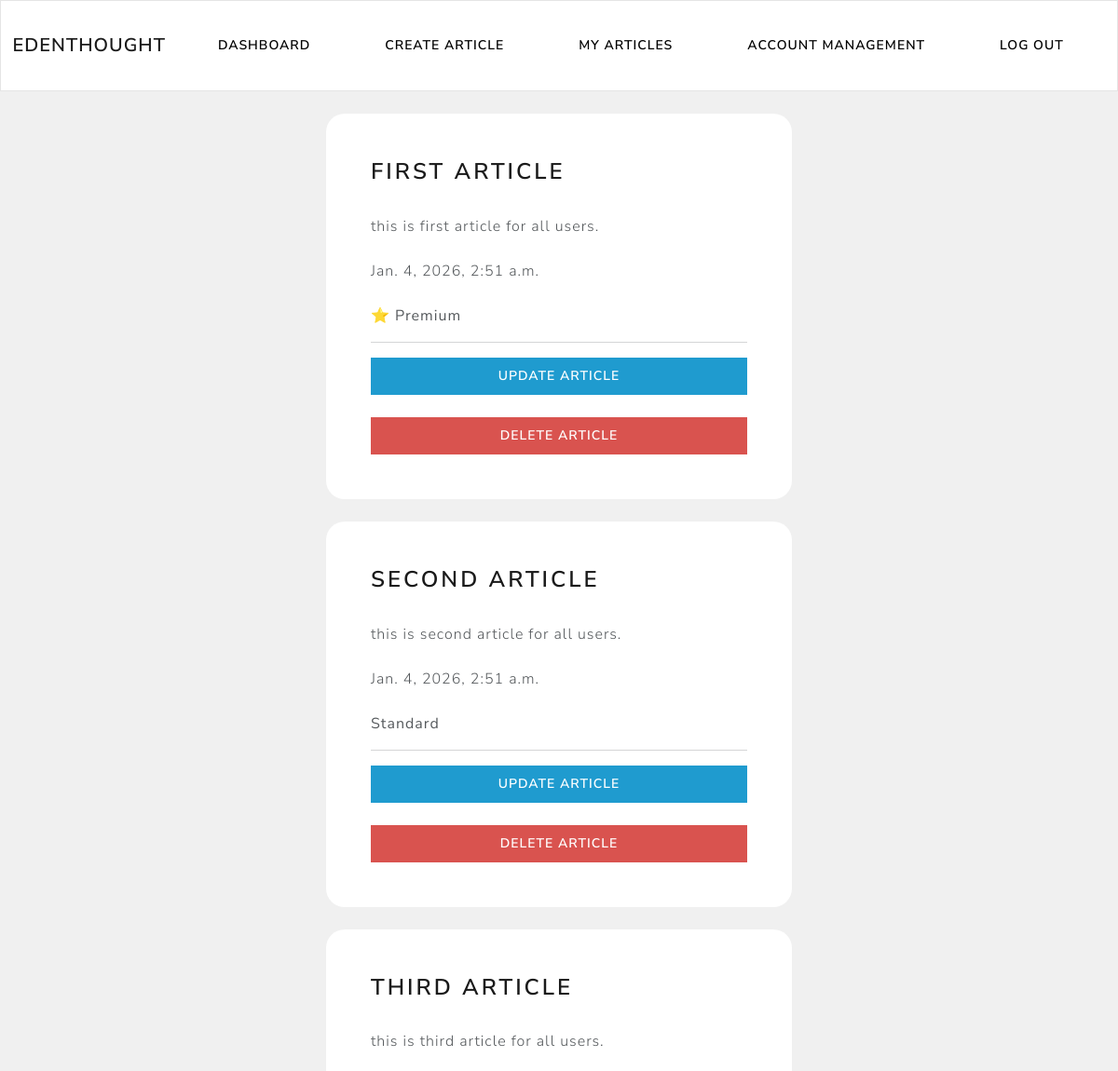
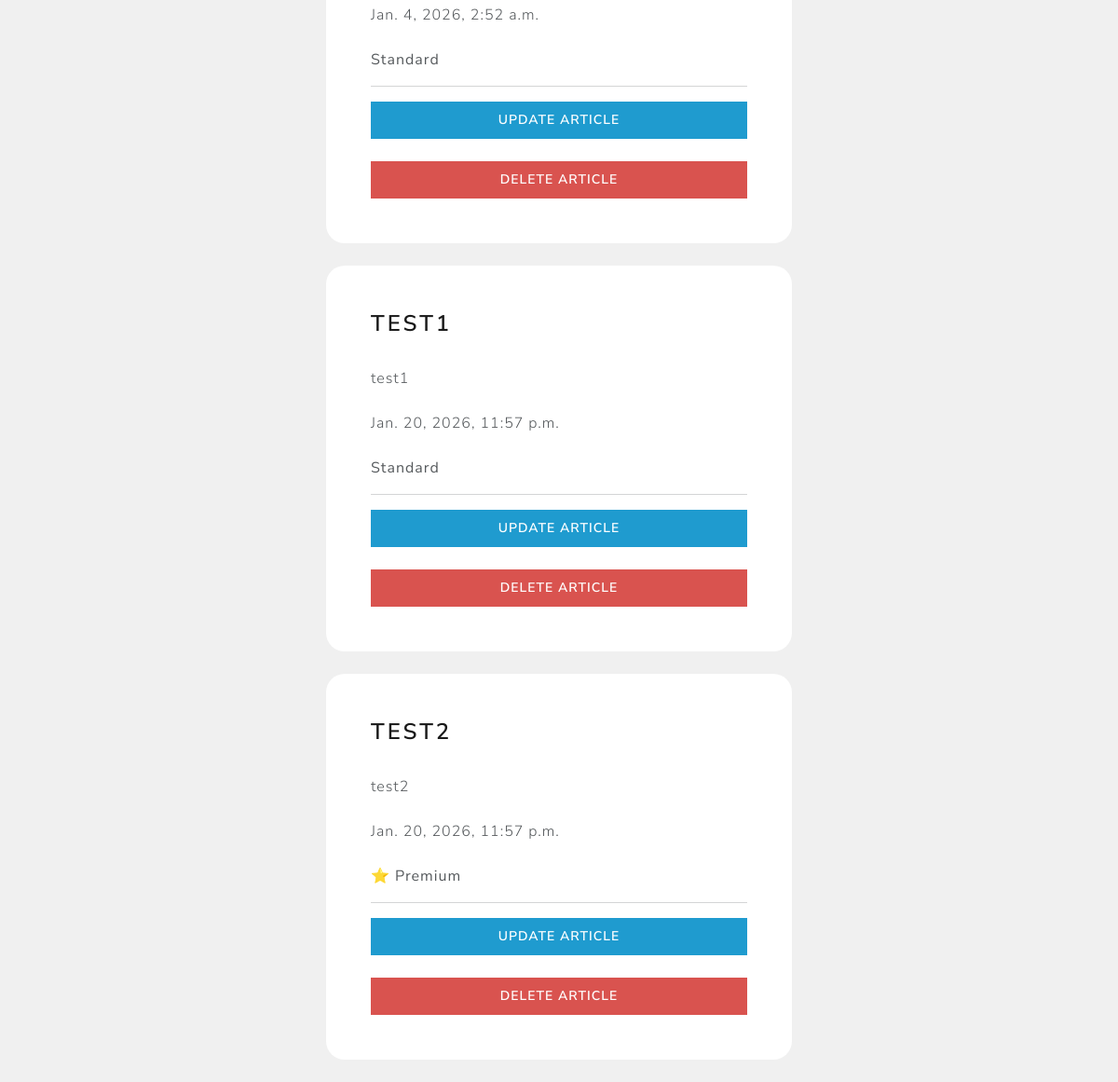
/writer/my-articles (signed in), run on the app's committed database (2 pictures, top to bottom).
### writer/models.py (models this page shows)
class Article(models.Model):
    title = models.CharField(max_length=150)
    content = models.TextField(max_length=1000)
    date_posted = models.DateTimeField(auto_now_add=True)
    is_premium = models.BooleanField(default=False, verbose_name="Is this a premium article?")
    user = models.ForeignKey(CustomUser, max_length=10, on_delete=models.CASCADE, null=True)

### writer/views.py (the view)
# urls.py: path('my-articles', views.my_articles, name="my-articles"),
@login_required(login_url="my-login")
def my_articles(request):
    current_user = request.user.id
    article = Article.objects.all().filter(user=current_user)
    context = {"AllArticles": article}
    return render(request, "writer/my-articles.html", context)

### writer/templates/writer/my-articles.html
{% extends "writer/navbar.html" %}
{% load crispy_forms_tags %}
{% block content %}
    <br>
    {% for article in AllArticles %}
        <div class="container bg-white shadow-md p-5 form-layout">
            <h3> {{article.title}} </h3>
            <br>
            {{article.content}}
            <br><br>
            {{article.date_posted}}
            <br><br>
            {% if article.is_premium == True %}
                ⭐️ <strong> Premium </strong>
            {% elif article.is_premium == False %}
                <strong> Standard </strong>
            {% endif %}
            <hr>
            <a class="btn btn-info w-100 p-2" href="{% url "update-article" article.id %}">Update article</a>
            <br>
            <br>
            <a class="btn btn-danger w-100 p-2" href="{% url "delete-article" article.id %}">Delete article</a>
        </div>
        <br>
    {% endfor %}
{% endblock content %}

### static/css/styles.css (style rules this page uses)
.form-layout { width: 500px; border-radius: 20px; }

### data on the page
Article: title "FIRST ARTICLE", content "this is first article for all users.", date_posted "Jan. 4, 2026, 2:51 a.m.", is_premium "Premium"
Article: title "SECOND ARTICLE", content "this is second article for all users.", date_posted "Jan. 4, 2026, 2:51 a.m.", is_premium "Standard"
Article: title "THIRD ARTICLE", content "this is third article for all users.", date_posted "Jan. 4, 2026, 2:52 a.m.", is_premium "Standard"
Article: title "TEST1", content "test1", date_posted "Jan. 20, 2026, 11:57 p.m.", is_premium "Standard"
Article: title "TEST2", content "test2", date_posted "Jan. 20, 2026, 11:57 p.m.", is_premium "Premium"
